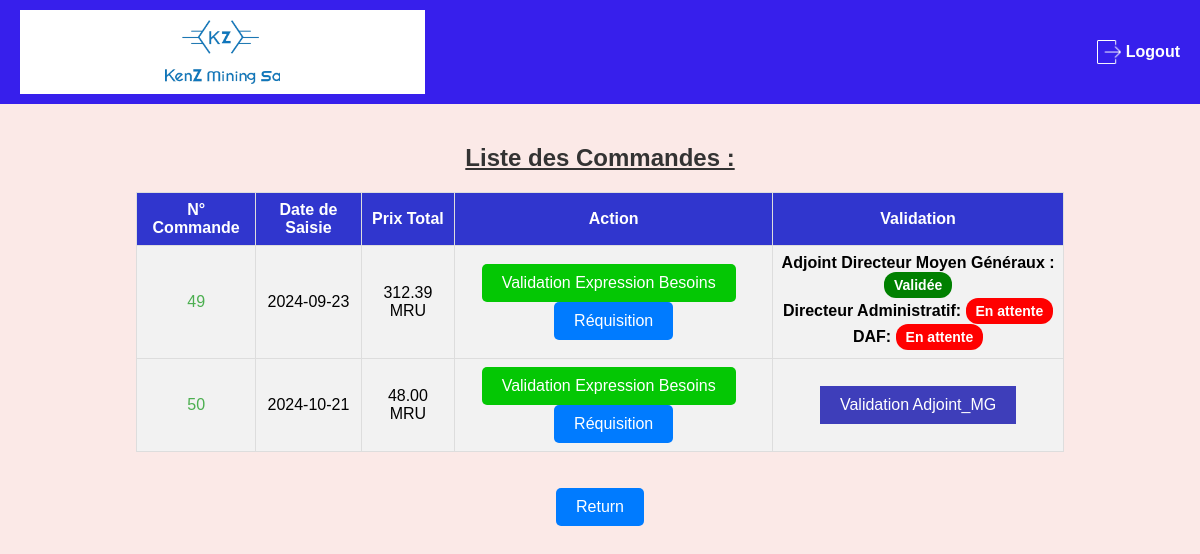
Page /modif_details_commande/liste_besoins.php (signed in) on the committed database.
### tables this page shows
CREATE TABLE IF NOT EXISTS `commandes` (
  `id` int NOT NULL AUTO_INCREMENT,
  `date_commande` datetime NOT NULL,
  `status` varchar(50) DEFAULT 'ouvert',
  `notified` tinyint(1) DEFAULT '0',
  `adjoint_mg_valide` tinyint(1) DEFAULT '0',
  `admin_valide` tinyint(1) DEFAULT '0',
  `daf_valide` tinyint(1) DEFAULT '0',
  `prix_total` decimal(10,2) DEFAULT '0.00',
  `date_derniere_modif` datetime DEFAULT CURRENT_TIMESTAMP ON UPDATE CURRENT_TIMESTAMP,
  PRIMARY KEY (`id`)
);

### modif_details_commande/liste_besoins.php (the view, shortened to what this page needs)
<?php
include '../gestion_commandes.php';
$sql = "SELECT c.id AS commande_id, MIN(eb.date_saisie) AS date_saisie, c.adjoint_mg_valide, c.admin_valide, c.daf_valide, c.prix_total
        FROM expression_besoins eb JOIN commandes c ON eb.commande_id = c.id WHERE c.status = 'fermé'
        GROUP BY c.id
        ORDER BY c.id ASC";
$result = mysqli_query($conn, $sql);
$role = $_SESSION['role'];
?>
<!DOCTYPE html>
<html lang="fr">
<head>
    <link rel="stylesheet" href="../css/styles_liste_besoins.css">
</head>
<body>
    <header>
        <nav>
            <div class="logo-container">
                <img src="../img/LOGO.png" alt="Logo de Kenz Mining SA" class="logo-image">
            </div>
            <a href="../logout.php" class="logout-link">
                <div class="logout">
                    <img src="../img/icon_logout.png" alt="icon_logout" class="logout">
                    <p>Logout</p>
                </div>
            </a>
        </nav>
    </header>
    <main>
        <h2><u>Liste des Commandes : </u></h2>
        <table border="1">
            <tr>
                <th>N° Commande</th>
                <th>Date de Saisie</th>
                <th>Prix Total</th>
                <th>Action</th>
                <th>Validation</th>
            </tr>
            <?php
            if (mysqli_num_rows($result) > 0) {
                while($row = mysqli_fetch_assoc($result)) {
                    $commande_id = $row['commande_id'];
                    $date_saisie = $row['date_saisie'];
                    $adjoint_mg_valide = $row['adjoint_mg_valide'];
                    $admin_valide = $row['admin_valide'];
                    $daf_valide = $row['daf_valide'];
                    $prix_total = $row['prix_total'];
                    echo "<tr>";
                    echo "<td><a href='details_commande.php?commande_id=$commande_id'>$commande_id</a></td>";
                    echo "<td>" . $date_saisie . "</td>";
                    echo "<td>" . number_format($prix_total?? 0, 2) . " MRU</td>";
                    echo "<td>";
                    echo "<button class='btn-green btn-margin-right' onclick='openPopup($commande_id)'>Validation Expression Besoins</button>";
                    echo "<button class='btn-blue' onclick='openRequisitionPopup($commande_id)'>Réquisition</button>";
                    echo "</td>";
                    echo "<td>";
                    if ($role == 2 && !$adjoint_mg_valide) {
                        echo "<form action='valider_commande.php' method='POST'>";
                        echo "<button type='submit' class='validate-button'>Validation Adjoint_MG</button>";
                        echo "</form>";
                    } elseif ($role == 21 && $adjoint_mg_valide && !$admin_valide) {
                        echo "<form action='valider_commande.php' method='POST'>";
                        echo "<input type='hidden' name='commande_id' value='$commande_id'>";
                        echo "<input type='hidden' name='role' value='Dept_Admin'>";
                        echo "<button type='submit' class='validate-button'>Valider Administratif</button>";
                        echo "</form>";
                    } elseif ($role == 4 && $adjoint_mg_valide && $admin_valide && !$daf_valide) {
                        echo "<form action='valider_commande.php' method='POST'>";
                        echo "<input type='hidden' name='commande_id' value='$commande_id'>";
                        echo "<input type='hidden' name='role' value='daf'>";
                        echo "<button type='submit' class='validate-button'>Valider DAF</button>";
                        echo "</form>";
                    } else {
                        echo "<b>";
                        echo $adjoint_mg_valide ? "Adjoint Directeur Moyen Généraux : <span class='badge validated'>Validée</span><br>" : "Adjoint Directeur Moyen Généraux : <span class='badge pending'>En attente</span><br>";
                        echo $admin_valide ? "Directeur Administratif: <span class='badge validated'>Validée</span><br>" : "Directeur Administratif: <span class='badge pending'>En attente</span><br>";
                        echo $daf_valide ? "DAF: <span class='badge validated'>Validée</span><br>" : "DAF: <span class='badge pending'>En attente</span><br>";
                        echo "</b>";
                    }
                    echo "</td></tr>";
                }
            } else {
                echo "<tr><td colspan='5'>Aucune commande trouvée</td></tr>";
            }
            ?>
        </table>
        <br><br>
        <a href="../Formulaires/Formulaires_Expression_besoins.php" class="btn-blue">Return</a>
        <br><br>
    </main>
</body>
</html>

### css/styles_liste_besoins.css (style rules this page uses)
body { font-family: Arial, sans-serif; background-color: #fbe9e7; margin: 0; padding: 0; }
header { background-color: #371fec; color: white; padding: 10px 20px; text-align: center; }
.logo-container { background-color: white; padding: 10px; display: flex; justify-content: center; align-items: center; }
.logo-image { max-width: 30%; height: auto; }
.logout-link { text-decoration: none; color: inherit; }
.logout img { width: 24px; height: 24px; margin-left: 5px; filter: brightness(0) invert(1); }
.logout { display: flex; align-items: center; gap: 5px; font-size: 16px; font-weight: bold; cursor: pointer; }
nav { display: flex; justify-content: space-between; align-items: center; }
.logout img { width: 24px; height: 24px; filter: brightness(0) invert(1); }
.logout img { margin-left: 10px; }
main { padding: 20px; text-align: center; }
h2 { color: #333; text-align: center; }
table { width: 80%; border-collapse: collapse; margin-left: auto; margin-right: auto; }
table, th, td { border: 1px solid #ddd; padding: 8px; }
th { background-color: #3036ce; color: white; }
tr { background-color: #f2f2f2; }
a { color: #4CAF50; text-decoration: none; }
.btn-blue { display: inline-block; padding: 10px 20px; font-size: 16px; color: #fff; background-color: #007bff; border: none; border-radius: 5px; text-decoration: none; cursor: pointer; transition: background-color 0.3s ease; }
.btn-margin-right { margin-right: 10px; }
.btn-green { display: inline-block; padding: 10px 20px; font-size: 16px; color: #fff; background-color: #04c704; border: none; border-radius: 5px; text-decoration: none; cursor: pointer; transition: background-color 0.3s ease; }
.validate-button { background-color: rgb(62, 62, 186); color: white; border: none; padding: 10px 20px; cursor: pointer; font-size: 1em; }
.badge { padding: 5px 10px; border-radius: 12px; font-size: 14px; color: white; display: inline-block; }
.badge.pending { background-color: red; }
.badge.validated { background-color: green; }

### rows in the picture
commandes: id "49", date_saisie "2024-09-23", prix_total "312.39", shows "Adjoint Directeur Moyen Généraux :", adjoint_mg_valide "Validée", shows "Directeur Administratif:", shows "DAF:"
commandes: id "50", date_saisie "2024-10-21", prix_total "48.00"
